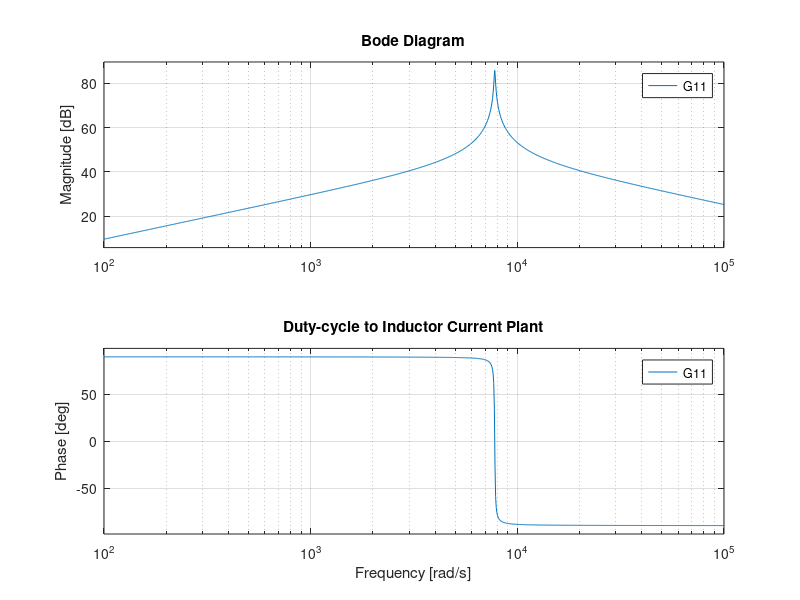
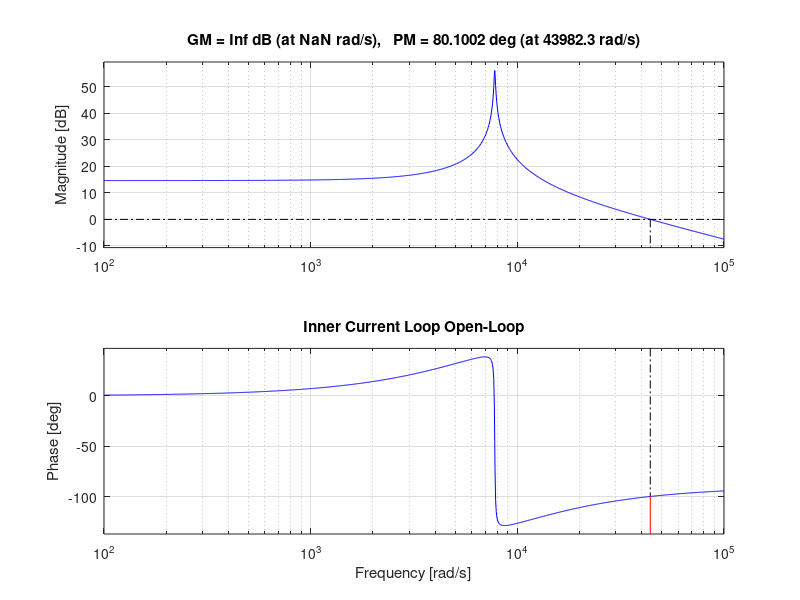
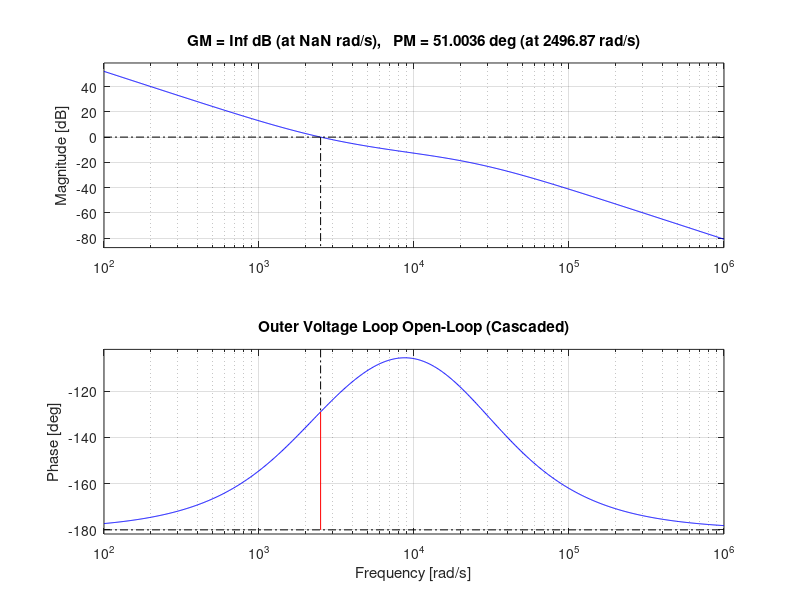
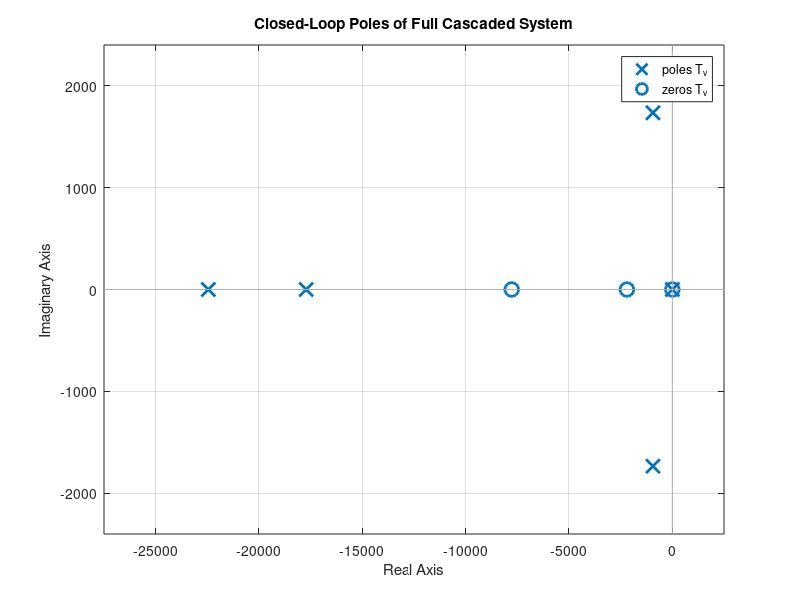

Source code (MATLAB) for these figures, in order:
clc; clear; close all;

%% =================================================
% Parameters
%% =================================================
L  = 0.4137e-3;
C  = 40e-6;
RL = 0.03799;
Vb = 750;
fs = 70e3;

w0 = sqrt(1/(L*C));    % LC resonance frequency

s = tf('s');

%% =================================================
% Plant models
%% =================================================
% Duty cycle -> inductor current (full LC model)
den = s^2 + (RL/L)*s + 1/(L*C);
G11 = (Vb/L)*s / den;

% Inductor current -> PV voltage
Gvi = -1/(C*s);

%% =================================================
% INNER CURRENT CONTROLLER
% Target crossover: 7 kHz
% PI zero placed at LC resonance
%% =================================================
fc_i = 7000;
wc_i = 2*pi*fc_i;
wi_i = w0;

% Magnitude of plant at desired crossover
[magG, ~] = bode(G11, wc_i);
magG = squeeze(magG);

% Controller gains
Kp_i = 1/(magG * sqrt(1 + (wi_i/wc_i)^2));
Ki_i = Kp_i * wi_i;

Ci = Kp_i * (1 + wi_i/s);

% Open and closed current loop
L_i = Ci * G11;
T_i = feedback(L_i,1);     % i_L / i_L*

%% ---- Print current controller parameters ----
fprintf('---------------------------------------------\n');
fprintf('INNER CURRENT CONTROLLER\n');
fprintf('Crossover frequency f_ci = %.1f Hz\n', fc_i);
fprintf('PI zero frequency f_zi = %.1f Hz\n', wi_i/(2*pi));
fprintf('Kp_i = %.6f\n', Kp_i);
fprintf('Ki_i = %.6f\n', Ki_i);

[~, PM_i, ~, Wcp_i] = margin(L_i);
fprintf('Phase Margin = %.2f deg at %.1f Hz\n', PM_i, Wcp_i/(2*pi));
fprintf('---------------------------------------------\n\n');

%% =================================================
% OUTER VOLTAGE CONTROLLER
% Target crossover: 700 Hz
%% =================================================
fc_v = 700;
wc_v = 2*pi*fc_v;

wi_v = 0.5 * wc_v;

% Effective plant seen by voltage controller
G_v_eff = Gvi * T_i;

% Plant magnitude at voltage crossover
[magGv, ~] = bode(G_v_eff, wc_v);
magGv = squeeze(magGv);

% Voltage controller gains
Kp_v = 1/(magGv * sqrt(1 + (wc_v/wi_v)^2));
Ki_v = Kp_v * wi_v;

Cv = -Kp_v * (1 + wi_v/s);

%% ---- Print voltage controller parameters ----
fprintf('OUTER VOLTAGE CONTROLLER\n');
fprintf('Crossover frequency f_cv = %.1f Hz\n', fc_v);
fprintf('PI zero frequency f_zv = %.1f Hz\n', wi_v/(2*pi));
fprintf('Kp_v = %.6f\n', Kp_v);
fprintf('Ki_v = %.6f\n', Ki_v);

%% =================================================
% FULL CASCADED SYSTEM
%% =================================================
L_v = Cv * G_v_eff;
T_v = feedback(L_v,1);     % v_pv / v_pv*

[~, PM_v, ~, Wcp_v] = margin(L_v);
fprintf('Phase Margin = %.2f deg at %.1f Hz\n', PM_v, Wcp_v/(2*pi));
fprintf('---------------------------------------------\n');

%% =================================================
% PLOTS
%% =================================================

% Plant
figure;
bode(G11)
grid on;
title('Duty-cycle to Inductor Current Plant');

% Inner current loop
figure;
margin(L_i)
grid on;
title('Inner Current Loop Open-Loop');

% Outer voltage loop (with current loop inside)
figure;
margin(L_v)
grid on;
title('Outer Voltage Loop Open-Loop (Cascaded)');

% Closed-loop poles (entire cascaded system)
figure;
pzmap(T_v)
grid on;
title('Closed-Loop Poles of Full Cascaded System');

% Closed-loop step response
figure;
step(T_v)
grid on;
title('Closed-Loop PV Voltage Step Response');
